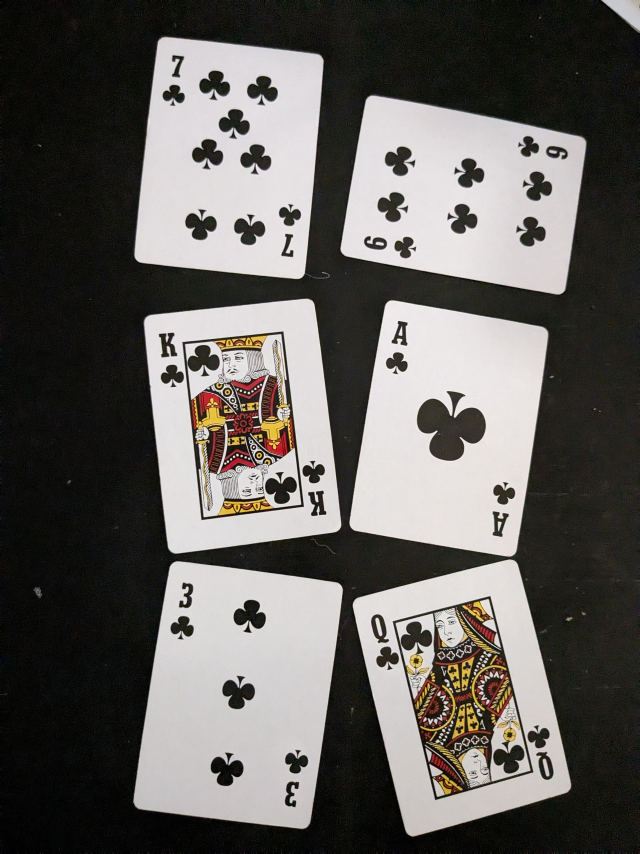
#> input picture hand_samples/clubs_2.jpg, 1920 x 2560 px, found by its file name (shown at 1/3 size)
$ python image_processor.py
#> lines starting #> are read from the running program, lines starting #| are printed output that depends on the picture; after the words box and inside, x2 and y2 are one past the last pixel; in counts of white or black regions, pixels touching at a corner belong together
### poker/basic_poker.py
import random

SUITS = ("Hearts", "Diamonds", "Spades", "Clubs")
RANKS = ("2", "3", "4", "5", "6", "7", "8", "9", "10", "J", "Q", "K", "A")

suits = {"Hearts": "♥", "Diamonds": "♦", "Spades": "♠", "Clubs": "♣"}
values = {"2": 2, "3": 3, "4": 4, "5": 5, "6": 6, "7": 7, "8": 8, "9": 9, "10": 10, "J": 11, "Q": 12, "K": 13, "A": 14}


class Card:
    def __init__(self, rank, suit):
        self.suit = suit
        self.rank = rank
        self.value = values[rank]

    def __str__(self):
        return str(self.rank, self.suit)

    # [15 lines left out: function pretty_string, not called in this run]

    def pretty_print(self):
        for row in self.pretty_string():
            print(row)

class Deck:
    # [5 lines left out: function __init__, not called in this run]

    def shuffle(self):
        random.shuffle(self.deck)

    def deal(self):
        return self.deck.pop()

class Hand:
    def __init__(self):
        self.cards = []

    def add_card(self, card):
        self.cards.append(card)

    def __str__(self):
        return f"Cards: {', '.join(str(c) for c in self.cards)}"

    # [11 lines left out: function pretty_print, not called in this run]

    def sort_hand(self):
        self.cards= sorted(self.cards, key=lambda x:x.value, reverse=True)


    # [105 lines left out: functions check_hand, _is_straight, play_basic_game, not called in this run]


# [2 lines that do not run on import are left out]

### poker/image_processor.py
import numpy as np
import cv2

import matplotlib.pyplot as plt
import numpy as np

from pathlib import Path
# Get the current script's path as a Path object
script_dir = Path(__file__).parent
# Define the template directory relative to the script directory
TEMPLATE_DIRECTORY = script_dir / "templates"

OUTPUT_CARD_WIDTH= 200
OUTPUT_CARD_HEIGHT= 300

class ImageCardDetector():

    def __init__(self, filepath=None, np_image=None):
        self.image = None
        self.card_images= []
        self.contours= []

        self.load_image(filepath,np_image)

    def load_image(self,filepath=None, np_image=None):
#> called with filepath = '/home/cjb/poker/hand_samples/clubs_2.jpg'
        self.card_images= []
        self.contours= []

        self.image = np_image
        if filepath is not None:#numpy doesn't like a naked "if filepath:"" if user accidentally throws in an image instead of a string
            self.image = cv2.imread(filepath)
#> self.image is the input picture: shape (2560, 1920, 3); mean B, G, R 92.4, 95.6, 98.2

        if self.image is not None:
            return self.isolate_card_images()

        return []

    def isolate_card_images(self):
        self.card_images=[]
        self.find_cards()
        for contour in self.contours:
            try:
                flat_card=self.flattener(self.image,contour)
            except:
                print("A card canidate failed to transform")

            self.card_images.append(flat_card.copy())
        return self.card_images

    def find_cards(self, binary_threshold = 150, blur_factor = 100, fractional_card_min_area=.01 ):
        # find the card outlines by looking at a very blurry image, finding the edges,
        # then simplifying the edge path dramatically
#> called with binary_threshold = 150, blur_factor = 100, fractional_card_min_area = 0.01
        image= self.image.copy()
        gray = cv2.cvtColor(image,cv2.COLOR_BGR2GRAY)

        kernal_size= (11,11)
        blur = cv2.GaussianBlur(gray, kernal_size, blur_factor)

        set_binary_to, thresh_type= 255, cv2.THRESH_BINARY
        ret,thresh = cv2.threshold(blur, binary_threshold, set_binary_to, thresh_type)
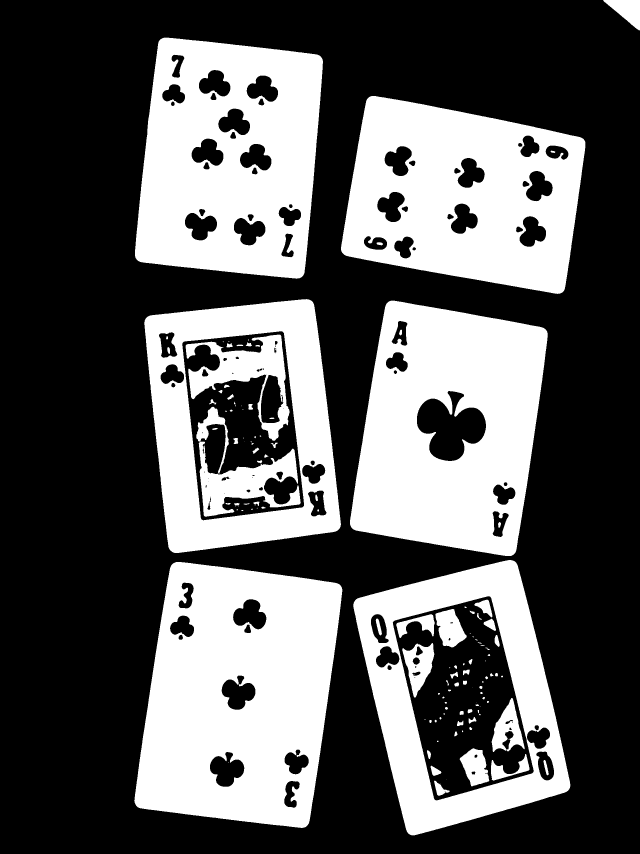
#> thresh: shape (2560, 1920) (shown at 1/3 size); 36.1% white; 132 white regions (37 under 20 px)
#> ret = 150

        initial_contours, hierarchy = cv2.findContours(thresh, cv2.RETR_EXTERNAL, cv2.CHAIN_APPROX_SIMPLE)
#> initial_contours = 7 contours; box (x1, y1, x2, y2) and area: (403, 1686, 1027, 2484) 394110, (1060, 1680, 1711, 2506) 372215, (433, 897, 1023, 1659) 368402, (1050, 902, 1643, 1668) 350788, (405, 113, 969, 836) 343621, (1023, 288, 1756, 882) 327620, (1810, 0, 1920, 91) 5183
        print("Number of Contours found = " + str(len(initial_contours)))
#| Number of Contours found = 7

        #filter the noise out
        image_area= image.shape[0] * image.shape[1]
        self.contours=[]
        for contour in initial_contours:
            if cv2.contourArea(contour) > image_area * fractional_card_min_area:
                self.contours.append(contour)
#> this loop made 7 passes
#> after the loop, self.contours = 6 contours; box (x1, y1, x2, y2) and area: (403, 1686, 1027, 2484) 394110, (1060, 1680, 1711, 2506) 372215, (433, 897, 1023, 1659) 368402, (1050, 902, 1643, 1668) 350788, (405, 113, 969, 836) 343621, (1023, 288, 1756, 882) 327620
        print("Number of Card Canidates = " + str(len(self.contours)))
#| Number of Card Canidates = 6
        return self.contours

    def flattener(self,image,contour):
        peri = cv2.arcLength(contour,True)
        corner_points = cv2.approxPolyDP(contour,0.01*peri,True)
        rect = cv2.minAreaRect(contour)
        (x, y), (w, h), angle  = rect
        box_points = cv2.boxPoints(rect)

        #match the rectangle coordinates with the corner points
        matched_corners=[]
        for bp in box_points:
            bx,by = bp
            closest_point=None
            closest_distance = float('inf')
            closest_index = None
            #find the closest corner point to this box point
            for i, cp in enumerate(corner_points):
                distance =np.linalg.norm(bp - cp[0])
                if distance < closest_distance:
                    closest_distance = distance
                    closest_index = i
                    closest_point=cp
            matched_corners.append(corner_points[closest_index])


        # points from min area rect are from bottom most point 0, just to the left side is 1, 3 above, 2 across
        # angle from right side
        # see https://theailearner.com/tag/cv2-minarearect/
        # /\
        # \/___

        bottom= box_points[0]
        lhs=    box_points[1]
        rhs=    box_points[3]
        #sqrt(dx^2+dy^2) = len, but we don't need the sqrt because just doing a comparison to find which is longer
        rms_left_len=  (bottom[0]-lhs[0])**2 + (bottom[1]-lhs[1])**2
        rms_right_len= (bottom[0]-rhs[0])**2 + (bottom[1]-rhs[1])**2


        if rms_left_len < rms_right_len:
            #there is a way to use the four points and thier anglesto calculate the angle and distance of items on an image
            #this covers most cases

            #rank/suit are at 0, 2 coordinates
            #matched_corners=destination_orientation
            pass
        else:
            #rank/suit are at 1,3 coordinates
            #rotate 90 degrees
            tmp=matched_corners.pop(0)
            matched_corners.append(tmp)


        point_map=np.float32(np.array(matched_corners))
        # destination points are the corners that these four points should map to
        destination_points = np.array([[0,0],[OUTPUT_CARD_WIDTH-1,0],[OUTPUT_CARD_WIDTH-1,OUTPUT_CARD_HEIGHT-1],[0, OUTPUT_CARD_HEIGHT-1]], np.float32)
        Matrix = cv2.getPerspectiveTransform(point_map,destination_points)
        warp = cv2.warpPerspective(image, Matrix, (OUTPUT_CARD_WIDTH, OUTPUT_CARD_HEIGHT))
        return warp

    # [27 lines left out: functions get_hand_detection_cv_image, _draw_min_area_rect_info, not called in this run]

class SimpleSuitRankDetector:
    CORNER_WIDTH:int = 40
    CORNER_HEIGHT:int = 130
    MIDPOINT:int = 45
    TEMPLATE_DIMENSIONS = (32,32)

    def __init__(self,np_cropped_card):
        self.image = np_cropped_card.copy()
        self.corner = self.image[0:self.CORNER_HEIGHT, 0:self.CORNER_WIDTH].copy()
        self.contours=None
        self.suit_crop=None
        self.suit=None
        self.rank_crop=None
        self.rank=None
        self.color=None
        self.get_rank_suit()

    def get_rank_suit(self):
        self.rank_crop, self.suit_crop, self.color = self.crop_rank_suit()
        try:
            pass
        except Exception as e:  # Catch any exception
            print(f"Error cropping rank and suit: {e}")
            self.rank,self.suit= False,False
            return   False,False
        #find values for suit and number
        try:
            file = self.find_template_match(self.rank_crop,TEMPLATE_DIRECTORY/"ranks")
            rank = file.name.split('_')[0]
            #Filenames need to be mapped to the ranks correctly
            rank_converter ={ 'ace': 'A', 'two': '2', 'three': '3', 'four': '4', 'five': '5', 'six': '6',
                              'seven': '7', 'eight': '8', 'nine': '9', 'ten': '10','jack':'J','queen':'Q','king':'K'}
            self.rank= rank_converter.get(rank,rank)

            file = self.find_template_match(self.suit_crop, TEMPLATE_DIRECTORY/"suits")
            self.suit = file.name.split('_')[0]
        except Exception as e:  # Catch any exception
            print(f"Failed to find appropriate template match: {e}")
            self.rank,self.suit= False,False

        print([self.rank,self.suit])
        return self.rank,self.suit

    def crop_rank_suit(self, corner=None):
        #pulled this function out to make it easier for me to train and label
        if corner is None:
            corner = self.corner.copy()


        gray = cv2.cvtColor(corner,cv2.COLOR_BGR2GRAY)
        gray = cv2.bitwise_not(gray)
        binary_threshold, set_binary_to, thresh_type= 100, 255, cv2.THRESH_BINARY
        ret,thresh = cv2.threshold(gray, binary_threshold, set_binary_to, thresh_type)

        #find_contours and crop
        contours, hier = cv2.findContours(thresh, cv2.RETR_TREE,cv2.CHAIN_APPROX_SIMPLE)
        contours= [c for c in contours if cv2.contourArea(c)>50]#hit a 0 area contour which broke another function
        contours = sorted(contours, key=cv2.contourArea, reverse=True)#self.contours potential bug
        corner=cv2.drawContours(corner, contours, -1, (0, 255, 0), 1)
        for contour in contours:
            print(cv2.contourArea(contour))
        #plt.imshow(corner)
        #plt.waitforbuttonpress()

        if len(contours)<2:
            print("contours not found")
            return None,None,None
        print()
        x0,y0,w0,h0 = cv2.boundingRect(contours[0])
        x1,y1,w1,h1 = cv2.boundingRect(contours[1])
        midpoint_x,midpoint_y=self._find_contour_weighted_center(contours)
        #crop the images around the suit and number
        color,suit_crop,rank_crop=None,None,None
        if y0 > y1:
            color = corner[ int(y0+h0/2), int(x0+w0/2) ]
            suit_crop=thresh[y0:y0+h0, x0:x0+w0].copy()
            rank_crop=thresh[y1:y1+h1, x1:x1+w1].copy()
        else:
            color = corner[int(y1+h1/2),int(x1+w1/2)]
            rank_crop=thresh[y0:y0+h0, x0:x0+w0].copy()
            suit_crop=thresh[y1:y1+h1, x1:x1+w1].copy()

        color = "Red" if color[2]>150 else "black"
        #plt.imshow(rank_crop)
        #plt.waitforbuttonpress()
        self.contours=contours
        return  rank_crop, suit_crop, color

    def find_template_match(self, image, path=None):
        if not path:
            path = TEMPLATE_DIRECTORY  # Assuming TEMPLATE_DIRECTORY is a pathlib.Path

        # Check difference between all images in templates to find best match
        lowest_diff = float('inf')
        most_similar_file = None

        for file in path.iterdir():
            if file.is_file():  # Check if it's a file (not a directory)
                template_path = path / file
                template = cv2.imread(str(template_path), cv2.IMREAD_GRAYSCALE)

                # Resize both to match
                template = cv2.resize(template, self.TEMPLATE_DIMENSIONS, 0, 0)
                image = cv2.resize(image, self.TEMPLATE_DIMENSIONS, 0, 0)

                # Update if lower difference is found
                absdiff = cv2.absdiff(image, template).sum()
                if absdiff < lowest_diff:
                    lowest_diff = absdiff
                    most_similar_file = file

        return most_similar_file

    # [22 lines left out: function get_hand_detection_cv_image, not called in this run]


    def _find_contour_weighted_center(self,contours):
        # Accumulate weighted moments
        weighted_M10, weighted_M01, total_area = 0, 0, 0
        for cnt in contours:
            moments = cv2.moments(cnt)
            centroid_x = int(moments["m10"] / moments["m00"])
            centroid_y = int(moments["m01"] / moments["m00"])
            area = moments["m00"]

            weighted_M10 += centroid_x * area
            weighted_M01 += centroid_y * area
            total_area += area

        # Calculate weighted center
        if total_area > 0:
            weighted_center_x = int(weighted_M10 / total_area)
            weighted_center_y = int(weighted_M01 / total_area)
            return (weighted_center_x, weighted_center_y)
        else:
            return None


# [8 lines left out: function _train_rank, not called in this run]


def _basic_game(image_path):
    import basic_poker
    #load an image then detect the best hand with the cards available
    simple_hand = basic_poker.Hand()
    detected_cards = ImageCardDetector(image_path)
#> the loop in isolate_card_images, `for contour in self.contours:` made 6 passes
#> (peri in flattener, corner_points in flattener, x in flattener, y in flattener, w in flattener, h in flattener, angle in flattener, bottom in flattener) on passes 1 to 3: (2618, [[525, 1687], [404, 2408], [915, 2481], [1025, 1763]], 715.5, 2086.1, 753.4, 533, -81.87, [926, 2496.7]), (2595, [[1540, 1682], [1061, 1808], [1231, 2504], [1709, 2363]], 1386.3, 2091.4, 517.9, 735.1, -13.85, [1222.8, 2510.2]), (2476.8, [[1169, 903], [1051, 1576], [1533, 1667], [1641, 995]], 1350.2, 1284.8, 702.2, 509, -80.74, [1544.9, 1672.3])
#> pass 1, in flattener, `warp = cv2.warpPerspective(image, Matrix, (OUTPUT_CARD_WIDTH, OUTPUT_C..`:
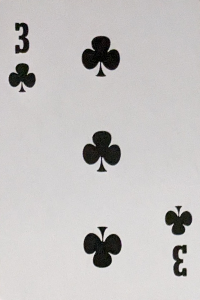
#> warp: shape (300, 200, 3); mean B, G, R 194, 194.8, 197.4
#> pass 2, in flattener (call 2), `warp = cv2.warpPerspective(image, Matrix, (OUTPUT_CARD_WIDTH, OUTPUT_C..`:
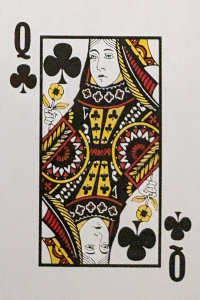
#> warp: shape (300, 200, 3); mean B, G, R 146, 156.6, 166.4
#> pass 3, in flattener (call 3), `warp = cv2.warpPerspective(image, Matrix, (OUTPUT_CARD_WIDTH, OUTPUT_C..`:
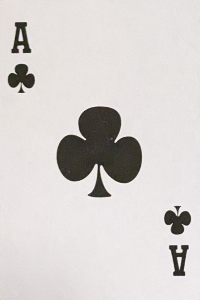
#> warp: shape (300, 200, 3); mean B, G, R 207.4, 209.6, 214.1
#> after the loop in isolate_card_images, `for contour in self.contours:`:
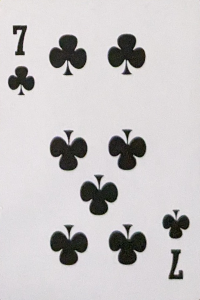
#> flat_card: shape (300, 200, 3); mean B, G, R 198.8, 197.7, 201.1
#> after the loop in isolate_card_images, `for contour in self.contours:`: self.card_images = 6 items
    for i in range(len(detected_cards.card_images)):
        processed_card = SimpleSuitRankDetector(detected_cards.card_images[i])
        simple_card=basic_poker.Card(processed_card.rank,processed_card.suit)
        simple_hand.add_card(simple_card)
#> this loop made 1 pass
#> (printed output is left out)
#> pass 1, in crop_rank_suit, `gray = cv2.bitwise_not(gray)`:
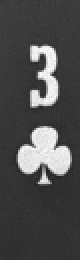
#> gray: shape (130, 40) (shown 2 times larger); min 36, max 253, mean 77.4
#> pass 1, in crop_rank_suit, `ret,thresh = cv2.threshold(gray, binary_threshold, set_binary_to, thre..`:
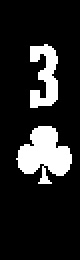
#> thresh: shape (130, 40) (shown 2 times larger); 14.8% white; 2 white regions, box (x1, y1, x2, y2) and area: (8, 63, 36, 92) 486, (15, 22, 29, 54) 284


    #show the best available hand
    hand, high_rank,high_card= simple_hand.check_hand()
    reverse_value={14:"A",13:"K",12:"Q",11:"J"}
    high_rank= reverse_value.get(high_rank,high_rank)
    high_card= reverse_value.get(high_card,high_card)
    print(f"Hand: {hand}\nHighest Rank: {high_rank}\n2nd Rank / High Card: {high_card}")
    simple_hand.pretty_print()

if __name__=="__main__":
#> (the run stopped early here; a loop or call above may not have finished)

$ run again, with hand_samples/4kings.jpg copied over hand_samples/clubs_2.jpg
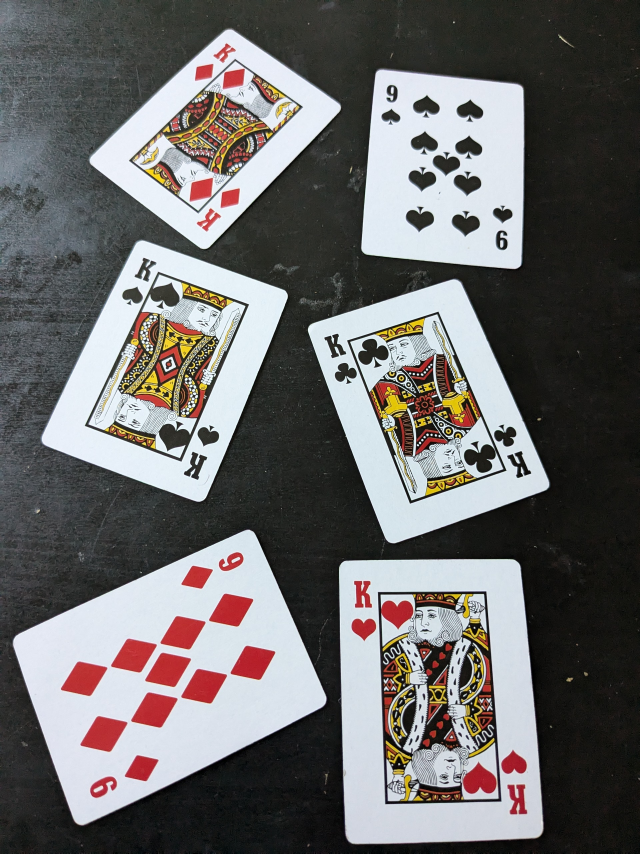
#> input picture hand_samples/4kings.jpg, 1920 x 2560 px, found by its file name (shown at 1/3 size)
#> in load_image, self.image is the input picture: shape (2560, 1920, 3); mean B, G, R 106.6, 106.8, 108.4
#> in find_cards, `ret,thresh = cv2.threshold(blur, binary_threshold, set_binary_to, thre..`:
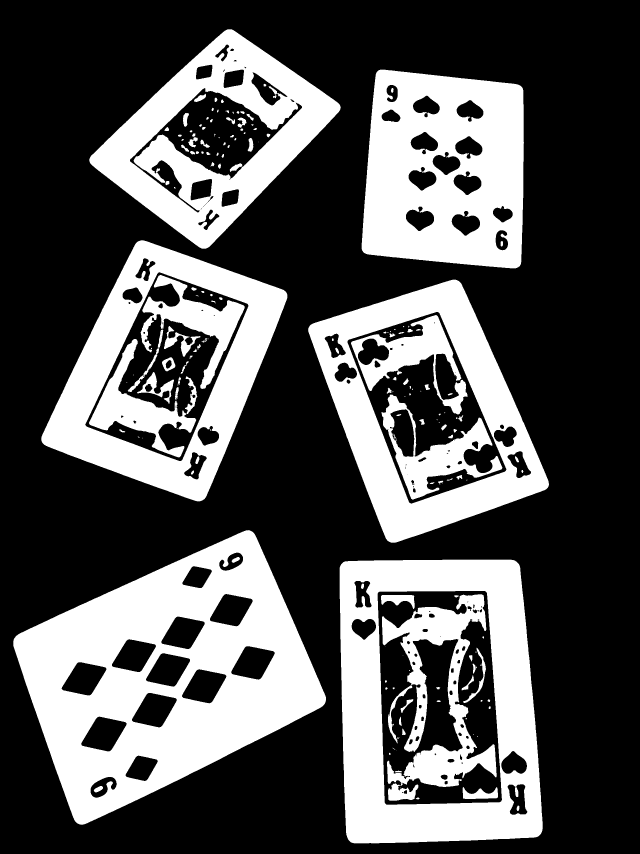
#> thresh: shape (2560, 1920) (shown at 1/3 size); 33.4% white; 180 white regions (47 under 20 px)
#> in find_cards, `ret,thresh = cv2.threshold(blur, binary_threshold, set_binary_to, thre..`: ret = 150
#> initial_contours = 6 contours; box (x1, y1, x2, y2) and area: (40, 1590, 978, 2474) 485350, (1019, 1679, 1628, 2530) 479480, (924, 839, 1647, 1628) 348160, (124, 721, 862, 1504) 346438, (1085, 209, 1572, 805) 257746, (268, 88, 1022, 746) 255906
#| Number of Contours found = 6
#> the loop in find_cards, `for contour in initial_contours:` made 6 passes
#> after the loop in find_cards, `for contour in initial_contours:`: self.contours has the same summary as initial_contours
#| Number of Card Canidates = 6
#> the loop in isolate_card_images, `for contour in self.contours:` made 6 passes
#> (peri in flattener, corner_points in flattener, x in flattener, y in flattener, w in flattener, h in flattener, angle in flattener, bottom in flattener) on passes 1 to 3: (2817.5, [[1545, 1682], [1023, 1693], [1052, 2526], [1622, 2501]], 1319.5, 2099, 591.4, 849.4, -1.83, [1037.5, 2533]), (2989.2, [[757, 1595], [43, 1914], [231, 2469], [974, 2110]], 493.7, 2031.3, 848.1, 603.9, -24.48, [232.8, 2481.8]), (2534.4, [[1367, 839], [925, 984], [1173, 1627], [1646, 1455]], 1284.1, 1220.8, 520.6, 711.2, -20.46, [1164.6, 1644.9])
#> after the loop in isolate_card_images, `for contour in self.contours:`: self.card_images = 6 items
#> the loop in _basic_game, `for i in range(len(detected_cards.card_images)):` made 1 pass
#> (printed output is left out)
#> pass 1, in crop_rank_suit, `ret,thresh = cv2.threshold(gray, binary_threshold, set_binary_to, thre..`:
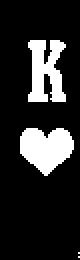
#> thresh: shape (130, 40) (shown 2 times larger); 16.5% white; 4 white regions (2 under 20 px), largest, box (x1, y1, x2, y2) and area: (10, 64, 37, 88) 451, (14, 20, 33, 51) 405
